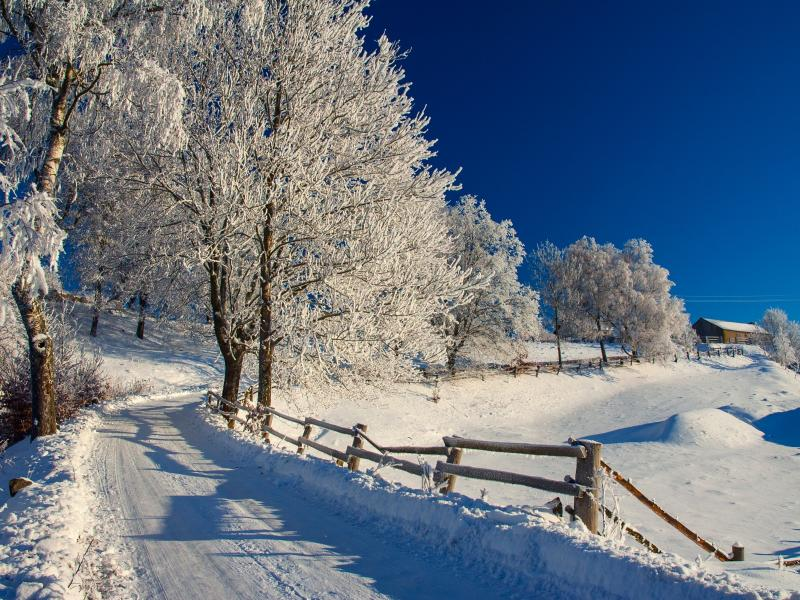
#> input picture lab4/obraz.jpg, 800 x 600 px, found by its file name
$ python main.py
#> lines starting #> are read from the running program, lines starting #| are printed output that depends on the picture
from PIL import Image
import numpy as np
import matplotlib.pyplot as plt

im = Image.open('obraz.jpg')
#> im is the input picture: PIL image 800x600 RGB; mean R, G, B 104.2, 116.2, 130.1

def rysuj_kwadrat_max(obraz, m, n, k):
#> called with m = 299, n = 22, k = 55
    obraz1 = obraz.copy()
    pix = obraz.load()
    pix1 = obraz1.load()
    d = int(k / 2)
    max = [0, 0, 0]
    for a in range(k):
        for b in range(k):
            x = m + a - d
            y = n + b - d
            pixel = pix[x, y]
            for i in range(3):
                if pixel[i] > max[i]:
                    max[i] = pixel[i]
#> after the loop, max = [249, 249, 241]
    for a in range(k):
        for b in range(k):
            x = m + a - d
            y = n + b - d
            pix1[x, y] = tuple(max)
    return obraz1


im1 = im.copy()
im1 = rysuj_kwadrat_max(im1, 299, 22, 55)
im1.save("obraz1.png")


def rysuj_kwadrat_min(obraz, m, n, k):
#> called with m = 60, n = 170, k = 25
    obraz1 = obraz.copy()
    pix = obraz.load()
    pix1 = obraz1.load()
    d = int(k / 2)
    min = [255, 255,255]
    for a in range(k):
        for b in range(k):
            x = m + a - d
            y = n + b - d
            pixel = pix[x, y]
            for i in range(3):
                if pixel[i] < min[i]:
                    min[i] = pixel[i]
#> after the loop, min = [11, 16, 2]
    for a in range(k):
        for b in range(k):
            x = m + a - d
            y = n + b - d
            pix1[x, y] = tuple(min)

    return obraz1

im2 = im.copy()
im2 = rysuj_kwadrat_min(im2, 60, 170, 25)
im2.save("obraz2.png")


def skopiuj_kolo(obraz, m_s, n_s, r, m_kopia, n_kopia):
#> called with m_s = 80, n_s = 144, r = 17, m_kopia = 47, n_kopia = 172
    obraz1 = obraz.copy()
    w, h = obraz.size
#> w = 800; h = 600
    for i in range(w):
        for j in range(h):
            if (i - m_s) ** 2 + (j - n_s) ** 2 < r ** 2:
                x = i + (m_kopia - m_s)
                y = j + (n_kopia - n_s)
                if 0 <= x < w and 0 <= y < h:
                    pixel = obraz.getpixel((x, y))
                    obraz1.putpixel((i, j), pixel)
    return obraz1

im_kolo = skopiuj_kolo(im, 80, 144, 17, 47, 172)
im_kolo.save("obraz3.png")

im4 = skopiuj_kolo(im, 80, 144, 17, 47, 172)
im5 = skopiuj_kolo(im4, 80, 100, 17, 47, 172)
im6 = skopiuj_kolo(im5, 45, 60, 17, 47, 172)
im7 = skopiuj_kolo(im6, 7, 144, 17, 47, 172)
im8 = skopiuj_kolo(im7, 7, 100, 17, 47, 172)
im8.save("obraz4.png")

def odbij_w_pionie(im):
    img = im.copy()
    w, h = im.size
#> w = 800; h = 600
    px = img.load()
    for i in range(w):
        for j in range(h):
            px[i, j] = px[w - 1 - i, j]
    return img

obicie = odbij_w_pionie(im).show()
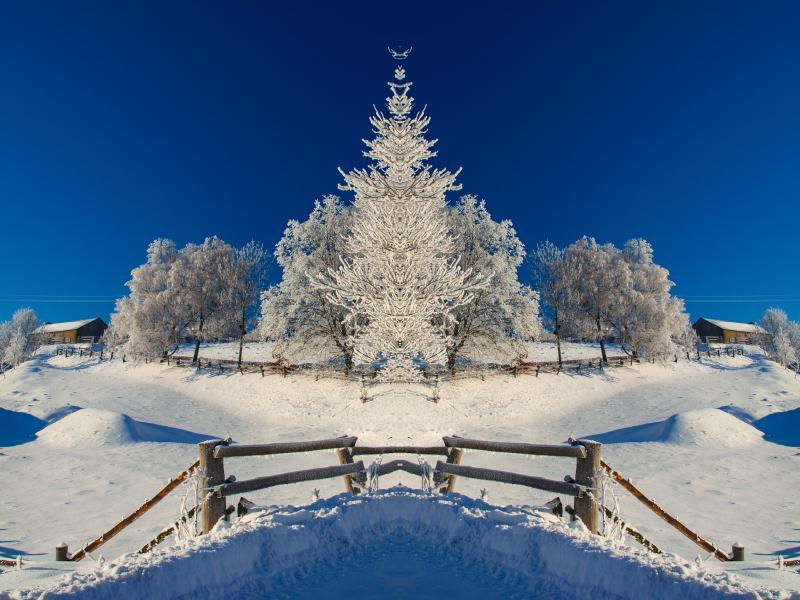
#> shown: PIL image 800x600 RGB; mean R, G, B 81.7, 106.4, 135.5

$ run again, with lab4/jesien.jpg copied over lab4/obraz.jpg
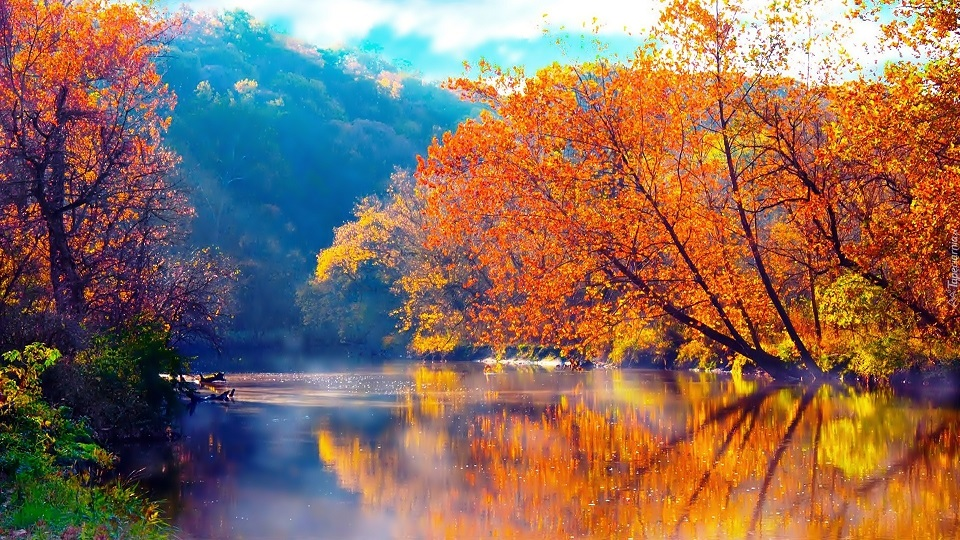
#> input picture lab4/jesien.jpg, 960 x 540 px, found by its file name
#> im is the input picture: PIL image 960x540 RGB; mean R, G, B 138.7, 107.2, 90.9
#> after the loop in rysuj_kwadrat_max, `for a in range(k):`: max = [255, 255, 255]
#> after the loop in rysuj_kwadrat_min, `for a in range(k):`: min = [10, 0, 0]
#> `obicie = odbij_w_pionie(im).show()`:
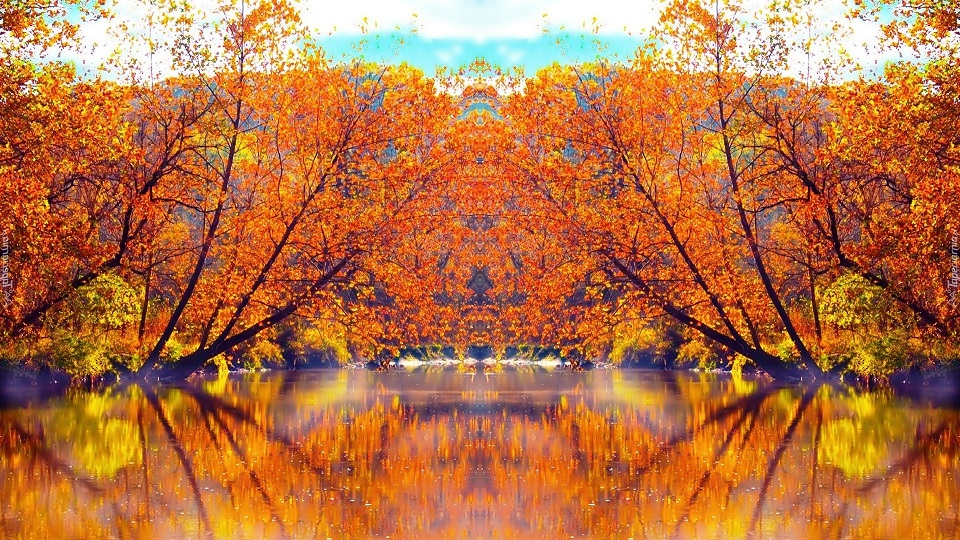
#> shown: PIL image 960x540 RGB; mean R, G, B 183.2, 113.4, 67.7
